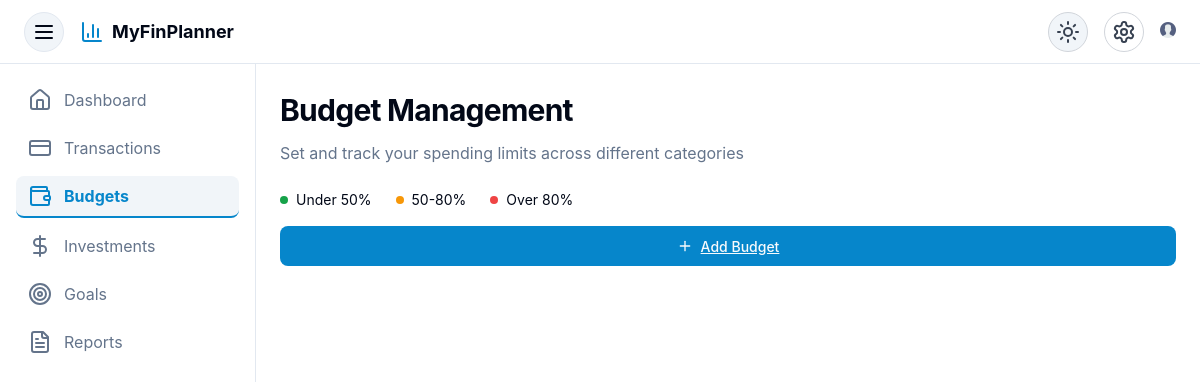
The page /finances/budgets/ (signed in) on the database as committed earlier.
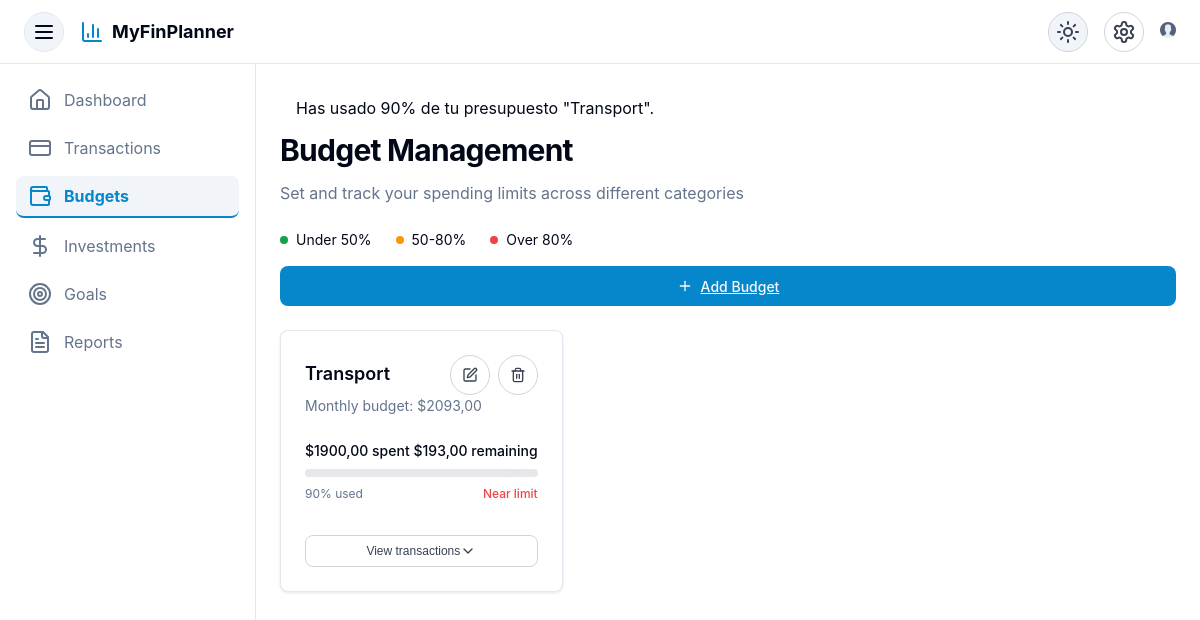
The same page on the database as committed later.
### finances/models.py (models this page shows, shortened)
class Budget(models.Model):
    PERIOD_CHOICES = [
        ('weekly', 'Weekly'),
        ('monthly', 'Monthly'),
        ('yearly', 'Yearly'),
    ]
    user = models.ForeignKey(settings.AUTH_USER_MODEL, on_delete=models.CASCADE)
    category = models.ForeignKey(Category, on_delete=models.PROTECT)
    amount = models.DecimalField(max_digits=10, decimal_places=2)
    spent = models.DecimalField(max_digits=10, decimal_places=2, default=0)
    period = models.CharField(max_length=10, choices=PERIOD_CHOICES, default='monthly')
    alert_threshold = models.IntegerField(default=80)  # Porcentaje para alerta
    notified_80 = models.BooleanField(default=False)
    notified_over = models.BooleanField(default=False)
    @property
    def remaining(self):
        return self.amount - self.spent
    @property
    def percentage(self):
        if self.amount == 0:
            return 0
        return int((self.spent / self.amount) * 100)

class Category(models.Model):
    TYPE_CHOICES = [
        ('income', 'Income'),
        ('expense', 'Expense'),
        ('both', 'Both'),
    ]
    name = models.CharField(max_length=50, unique=True)
    category_type = models.CharField(max_length=10, choices=TYPE_CHOICES, default='expense')
    icon = models.CharField(max_length=50, blank=True, help_text="Nombre del icono (ej: 'home', 'shopping-cart')")
    color = models.CharField(max_length=20, blank=True, help_text="Código de color (ej: '#FF5733')")
    class Meta:
        verbose_name_plural = "Categories"
        ordering = ['name']

### finances/views.py (the view)
# urls.py: path('budgets/', views.budget_list, name='budget_list'),
@login_required
def budget_list(request):
    budgets = Budget.objects.filter(user=request.user)
    for budget in budgets:
        budget.transactions = Transaction.objects.filter(
            user=request.user,
            category=budget.category
        )
    for budget in budgets:
        pct = budget.percentage
        if pct >= budget.alert_threshold and pct <= 100:
            messages.warning(
                request,
                f'Has usado {pct}% de tu presupuesto "{budget.category.name}".'
            )
        if pct > 100:
            messages.error(
                request,
                f'¡Has excedido tu presupuesto "{budget.category.name}" en {pct-100}%!'
            )
    return render(request, 'budgets.html', {
        'budgets': budgets,
        'active_page': 'budgets'
    })

### finances/templates/budgets.html (shortened to what this page needs)
{% extends 'shared_base.html' %}
{% load static %}
{% block content %}
  {% if messages %}
    <div id="budget-alerts" class="fixed top-4 right-4 z-50 space-y-2">
      {% for message in messages %}
        <div
          class="px-4 py-2 rounded shadow
                 {% if message.tags == 'warning' %}
                   bg-amber-100 text-amber-800
                 {% elif message.tags == 'error' %}
                   bg-red-100 text-red-800
                 {% endif %}"
        >
          {{ message }}
        </div>
      {% endfor %}
    </div>
  {% endif %}
  <div class="flex flex-col gap-6">
    <div class="flex flex-col gap-2">
      <h1 class="text-3xl font-bold tracking-tight">Budget Management</h1>
      <p class="text-muted-foreground">
        Set and track your spending limits across different categories
      </p>
    </div>
    <div class="flex flex-col gap-4 sm:flex-row sm:items-center sm:justify-between">
      <div class="flex items-center gap-2">
        <div class="flex h-2 w-2 rounded-full bg-secondary"></div>
        <span class="text-sm">Under 50%</span>
        <div class="flex h-2 w-2 rounded-full bg-amber-500 ml-4"></div>
        <span class="text-sm">50-80%</span>
        <div class="flex h-2 w-2 rounded-full bg-destructive ml-4"></div>
        <span class="text-sm">Over 80%</span>
      </div>
      <a href="{% url 'create_budget' %}" class="btn btn-primary w-full sm:w-auto">
        <i data-lucide="plus" class="mr-2 h-4 w-4"></i> Add Budget
      </a>
    </div>
    <div class="grid gap-6 md:grid-cols-2 lg:grid-cols-3" id="budgets-container">
      {% for budget in budgets %}
        <div class="card budget-card" data-budget-id="{{ budget.id }}">
          <div class="card-header pb-2">
            <div class="flex items-center justify-between">
              <h3 class="card-title">{{ budget.category.name }}</h3>
              <div class="flex items-center gap-2">
                <a href="{% url 'update_budget' budget.id %}" class="btn btn-ghost btn-icon">
                  <i data-lucide="edit" class="h-4 w-4"></i>
                </a>
                <a href="{% url 'delete_budget' budget.id %}" class="btn btn-ghost btn-icon">
                  <i data-lucide="trash-2" class="h-4 w-4"></i>
                </a>
              </div>
            </div>
            <p class="card-description">
              Monthly budget: ${{ budget.amount|floatformat:2 }}
            </p>
          </div>
          <div class="card-content pb-2">
            <div class="space-y-2">
              <div class="flex items-center justify-between">
                <span class="text-sm font-medium">${{ budget.spent|floatformat:2 }} spent</span>
                <span class="text-sm font-medium">${{ budget.remaining|floatformat:2 }} remaining</span>
              </div>
              <div class="progress-container">
                <div
                  class="progress-bar
                         {% if budget.percentage < 50 %}bg-secondary
                         {% elif budget.percentage < 80 %}bg-amber-500
                         {% else %}bg-destructive{% endif %}"
                  style="width: {{ budget.percentage }}%;"
                ></div>
              </div>
              <div class="flex items-center justify-between">
                <span class="text-xs text-muted-foreground">{{ budget.percentage }}% used</span>
                {% if budget.percentage >= 80 %}
                  <span class="text-xs font-medium text-destructive">Near limit</span>
                {% endif %}
              </div>
            </div>
          </div>
          <div class="card-footer pt-0">
            <button class="btn btn-ghost btn-sm w-full justify-between toggle-transactions">
              View transactions
              <i data-lucide="chevron-down" class="h-4 w-4 transition-transform"></i>
            </button>
          </div>
        </div>
      {% endfor %}
    </div>
  </div>
{% endblock %}

### templates/shared_base.html (shortened to what this page needs)
{% load static %}
<!DOCTYPE html>
<html lang="en">
<head>
  <link rel="stylesheet" href="{% static 'css/main.css' %}">
</head>
<body>
  <div class="flex min-h-screen flex-col">
    <header class="sticky top-0 z-30 flex h-16 items-center gap-4 border-b bg-background px-4 md:px-6">
      <button id="menu-trigger" class="btn btn-outline btn-icon md:hidden">
        <i data-lucide="menu"></i>
      </button>
      <div class="flex items-center gap-2">
        <i data-lucide="bar-chart-3" class="h-6 w-6 text-primary"></i>
        <span class="text-lg font-bold hidden md:inline-flex">MyFinPlanner</span>
      </div>
      <div class="flex items-center gap-4">
        <button id="theme-toggle" class="btn btn-ghost btn-icon" aria-label="Toggle theme">
          <i data-lucide="sun" class="light-icon"></i>
        </button>
        <button class="btn btn-ghost btn-icon" aria-label="Settings">
          <i data-lucide="settings"></i>
        </button>
        {% if user.is_authenticated %}
  <details class="relative">
    <summary class="flex items-center gap-2 select-none">
      <div class="avatar-image">
        <img
          src="{% static 'images/profilee.png' %}"
          alt="{{ user.username }}"
        >
      </div>
    </summary>
  </details>
        {% endif %}
      </div>
    </header>
    <div class="flex flex-1">
      <aside class="hidden w-64 border-r bg-muted/40 md:block">
        <nav class="grid gap-2 p-4">
          <a href="{% url 'dashboard' %}"
             class="nav-link {% if active_page == 'dashboard' %}active{% endif %}">
            <i data-lucide="home"></i>
            Dashboard
          </a>
          <a href="{% url 'transaction_list' %}"
             class="nav-link {% if active_page == 'transactions' %}active{% endif %}">
            <i data-lucide="credit-card"></i>
            Transactions
          </a>
          <a href="{% url 'budget_list' %}"
             class="nav-link {% if active_page == 'budgets' %}active{% endif %}">
            <i data-lucide="wallet"></i>
            Budgets
          </a>
          <a href="{% url 'investment_list' %}"
             class="nav-link {% if active_page == 'investments' %}active{% endif %}">
            <i data-lucide="dollar-sign"></i>
            Investments
          </a>
          <a href="{% url 'goal_list' %}"
             class="nav-link {% if active_page == 'goals' %}active{% endif %}">
            <i data-lucide="target"></i>
            Goals
          </a>
          <a href="{% url 'report_list' %}"
             class="nav-link {% if active_page == 'reports' %}active{% endif %}">
            <i data-lucide="file-text"></i>
            Reports
          </a>
        </nav>
      </aside>
      <main class="flex-1 overflow-auto p-4 md:p-6">
        {% block content %}{% endblock %}
      </main>
    </div>
  </div>
</body>
</html>

Rows that differ between the two databases and show on the page:
added Budget: category.name "Transport", amount "2093,00", spent "1900,00", remaining "193,00", percentage "90", shows "Near limit"
Other text that changed with them:
new list line: "Has usado 90% de tu presupuesto \"Transport\"."
